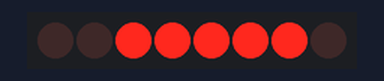
The sketch below on a simulated Arduino Uno, built with avr-gcc and run on an emulated ATmega328P. On the bench: 8 shift-register outputs drawn as a row of LEDs (first output left, lit = HIGH). Wiring (inferred from the names in the program): shift register (74HC595): data A2; shift clock A0; latch A1. Wiring (inferred from the signals the program sends): row of LEDs: on Q0, Q1, Q2, Q3, Q4, Q5, Q6, Q7.

Above: at 0.05 s.
At 0.95 s:
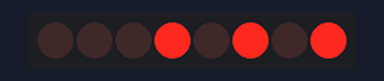
At 1.7 s:
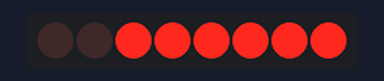
At 3.35 s:
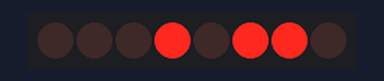
At 4.55 s:
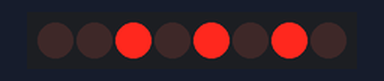
At 30.58 s:
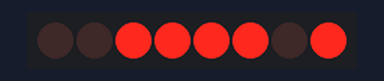
Timing chart, 0 to 32.1 s (numbered marks = the images above):
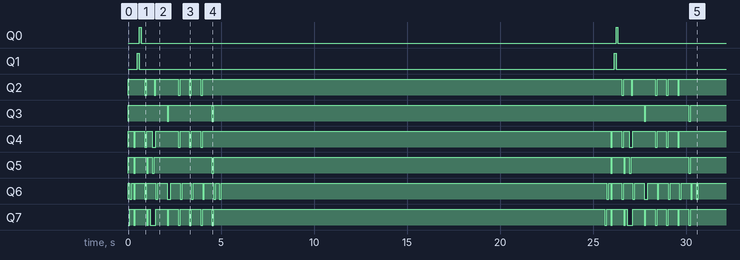

The sketch:

rows_and_columns_by_binary_255.ino
```cpp
//LED TEST 2 w/ 74HC595
//by Amanda Ghassaei 2012
//http://www.instructables.com/id/Multiplexing-with-Arduino-and-the-74HC595/

/*
 * This program is free software; you can redistribute it and/or modify
 * it under the terms of the GNU General Public License as published by
 * the Free Software Foundation; either version 2 of the License, or
 * (at your option) any later version.
 *
 * This program is distributed in the hope that it will be useful,
 * but WITHOUT ANY WARRANTY; without even the implied warranty of
 * MERCHANTABILITY or FITNESS FOR A PARTICULAR PURPOSE.  See the
 * GNU General Public License for more details.
*/

//this code will display the values of ledData across a 4x4 led matrix

//pin connections- the #define tag will replace all instances of "latchPin" in your code with A1 (and so on)
#define latchPin A1
#define clockPin A0
#define dataPin A2


//looping variables
byte i;
byte j;

//storage variable
byte dataToSend;

//storage for led states, 4 bytes
byte ledData[] = {1, 2, 8, 15};

void setup() {
  //set pins as output
  pinMode(latchPin, OUTPUT);
  pinMode(clockPin, OUTPUT);
  pinMode(dataPin, OUTPUT);
}

void loop() {

  for (i=0;i<256;i++){

    //send data from ledData to each row, one at a time
    byte dataToSend = (1 << (i+1)) | (63 & ~ledData[i]);

    // setlatch pin low so the LEDs don't change while sending in bits
    digitalWrite(latchPin, LOW);
    // shift out the bits of dataToSend to the 74HC595
    shiftOut(dataPin, clockPin, LSBFIRST, dataToSend);
    //set latch pin high- this sends data to outputs so the LEDs will light up
    digitalWrite(latchPin, HIGH);
     delay (100);
  }
}
```

Measured:
- by itself, Q0, Q1: alternates HIGH for 0.10 s and LOW for 25.5 s
- by itself, Q2: LOW → HIGH at 0.00 s, → LOW 0.90 s later, → HIGH 0.10 s later, → LOW 0.40 s later, … (21 changes in this stretch)
- by itself, Q3: LOW → HIGH at 0.00 s, → LOW 2.1 s later, → HIGH 0.10 s later, → LOW 2.3 s later, … (9 changes in this stretch)
- by itself, Q4: LOW → HIGH at 0.00 s, → LOW 0.30 s later, → HIGH 0.10 s later, → LOW 0.50 s later, … (25 changes in this stretch)
- by itself, Q5: LOW → HIGH at 0.00 s, → LOW 0.30 s later, → HIGH 0.10 s later, → LOW 0.60 s later, … (17 changes in this stretch)
- by itself, Q6: LOW → HIGH at 0.00 s, → LOW 0.10 s later, → HIGH 0.10 s later, → LOW 0.10 s later, … (41 changes in this stretch)
- by itself, Q7: LOW → HIGH at 0.10 s, → LOW 0.20 s later, → HIGH 0.10 s later, → LOW 0.60 s later, … (35 changes in this stretch)
